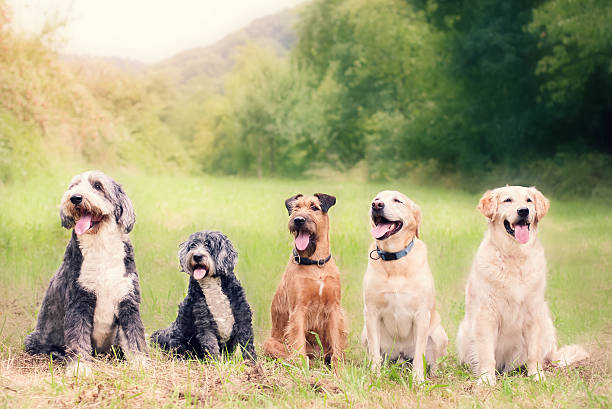
#> input picture 7-semestre/processamento-de-imagem-computacional/ac01/5-dogs.jpg, 612 x 409 px
$ python ac-01.py
#> lines starting #> are read from the running program, lines starting #| are printed output that depends on the picture; after the words box and inside, x2 and y2 are one past the last pixel; in counts of white or black regions, pixels touching at a corner belong together
import cv2
import numpy as np
img = cv2.imread("5-dogs.jpg")
#> img is the input picture: shape (409, 612, 3); mean B, G, R 126.7, 167.2, 172.6

mascara = np.zeros(img.shape[:2], dtype = "uint8")
(cX, cY) = (img.shape[1] // 2, img.shape[0] // 2)
#> cX = 306; cY = 204
cv2.rectangle(mascara, (40, 170), (550,370), 255, -1)
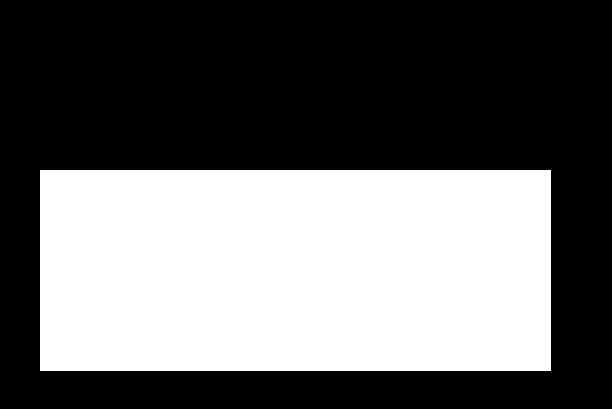
#> mascara: shape (409, 612); 41% white; 1 white region, box (x1, y1, x2, y2) and area: (40, 170, 551, 371) 102711
img_com_mascara = cv2.bitwise_and(img, img, mask = mascara)
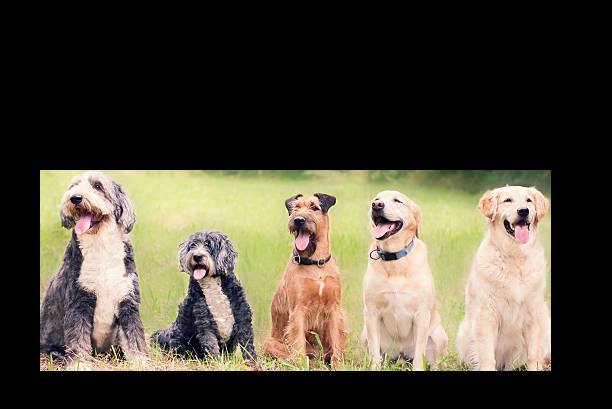
#> img_com_mascara: shape (409, 612, 3); mean B, G, R 57.9, 72.2, 78.2
cv2.imshow("Mascara aplicada a imagem", img_com_mascara)
cv2.waitKey(0)
